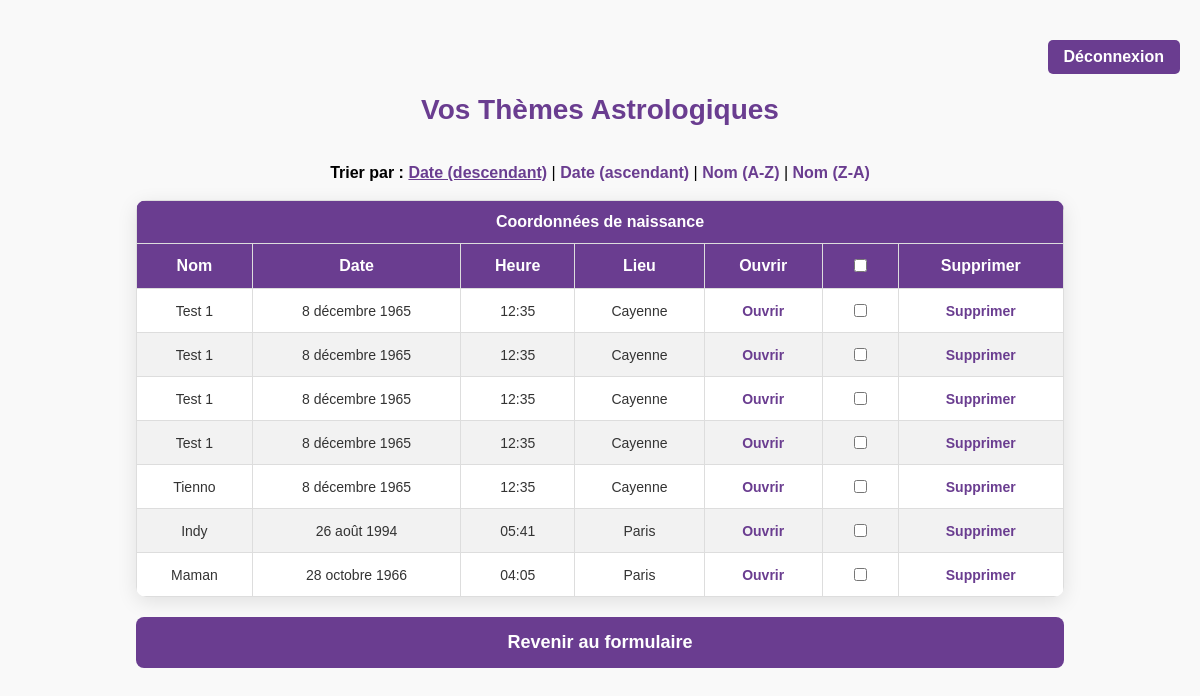
/themes/ (signed in), run on an earlier commit of the app's database.
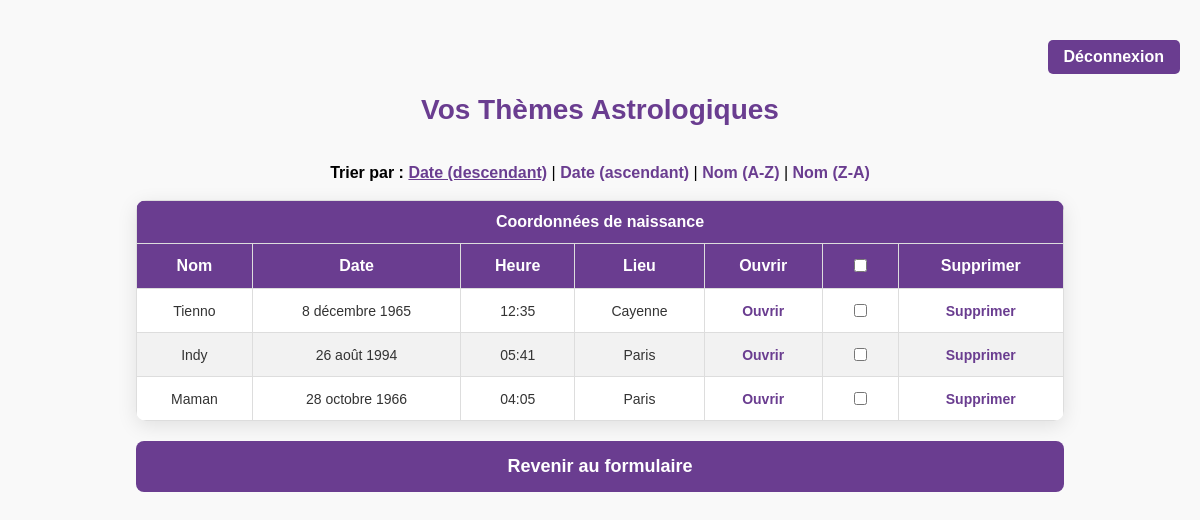
And on a later commit of the database.
### astroapp/models.py (models this page shows, shortened)
class ThemeAstrologique(models.Model):
    utilisateur = models.ForeignKey(User, on_delete=models.CASCADE)
    name = models.CharField(max_length=255)
    birthdate = models.DateField()
    birthtime = models.TimeField()
    country_of_birth = models.CharField(max_length=255)
    city_of_birth = models.CharField(max_length=255)
    date_de_creation = models.DateTimeField(auto_now_add=True)

### astroapp/views.py (the view)
# urls.py: path('themes/', views.liste_themes, name='liste_themes'),
@login_required
def liste_themes(request):
    sort = request.GET.get('sort', '-date_de_creation')
    allowed_sorts = ['name', 'date_de_creation', '-date_de_creation', '-name']
    if sort not in allowed_sorts:
        sort = '-date_de_creation'  # Revenir au tri par défaut si le paramètre est invalide
    themes = ThemeAstrologique.objects.filter(utilisateur=request.user).order_by(sort)
    return render(request, 'liste_themes.html', {'themes': themes, 'current_sort': sort})

### astroapp/templates/liste_themes.html (shortened to what this page needs)
{% load static %}
<!DOCTYPE html>
<html lang="fr">
<head>
</head>
<body>
<div class="auth-links">
    {% if user.is_authenticated %}
        <a href="{% url 'deconnexion' %}">Déconnexion</a>
    {% else %}
        <a href="{% url 'connexion' %}">Connexion</a>
        <a href="{% url 'inscription' %}">S'inscrire</a>
    {% endif %}
</div>
    <h1>Vos Thèmes Astrologiques</h1>
<br>
<div class="div-tri">
<div class="tri-options">
    <strong>Trier par :</strong>
    <a href="?sort=-date_de_creation" {% if current_sort == '-date_de_creation' %}class="active"{% endif %}>Date (descendant)</a> |
    <a href="?sort=date_de_creation" {% if current_sort == 'date_de_creation' %}class="active"{% endif %}>Date (ascendant)</a> |
    <a href="?sort=name" {% if current_sort == 'name' %}class="active"{% endif %}>Nom (A-Z)</a> |
    <a href="?sort=-name" {% if current_sort == '-name' %}class="active"{% endif %}>Nom (Z-A)</a>
</div>
</div>
<br>
<div>
<table>
    <tr>
        <th colspan="7">Coordonnées de naissance</th>
    </tr>
    <tr>
        <th>Nom</th>
        <th>Date</th>
        <th>Heure</th>
        <th>Lieu</th>
        <th>Ouvrir</th>
        <th>
            <input type="checkbox" id="selectAll" />
        </th>
        <th>Supprimer</th>
    </tr>
    {% for theme in themes %}
    <tr>
        <td>{{ theme.name }}</td>
        <td>{{ theme.birthdate }}</td>
        <td>{{ theme.birthtime }}</td>
        <td>{{ theme.city_of_birth }}</td>
        <td>
            <a href="{% url 'ouvrir_theme' theme.id %}">Ouvrir</a>
        </td>
        <td>
           <input type="checkbox" class="theme-checkbox" data-id="{{ theme.id }}" />
        </td>
        <td>
            <a href="#" data-id="{{ theme.id }}" class="delete-btn">Supprimer</a>
        </td>
    </tr>
    {% endfor %}
</table>
</div>
<div>
<a href="{% url 'birth_data' %}" class="btn-retour-formulaire">Revenir au formulaire</a>
</div>
</body>
</html>

What changed in the data, as far as the page shows it:
removed ThemeAstrologique: name "Test 1", birthdate "8 décembre 1965", birthtime "12:35", city_of_birth "Cayenne"
removed ThemeAstrologique: name "Test 1", birthdate "8 décembre 1965", birthtime "12:35", city_of_birth "Cayenne"
removed ThemeAstrologique: name "Test 1", birthdate "8 décembre 1965", birthtime "12:35", city_of_birth "Cayenne"
removed ThemeAstrologique: name "Test 1", birthdate "8 décembre 1965", birthtime "12:35", city_of_birth "Cayenne"
